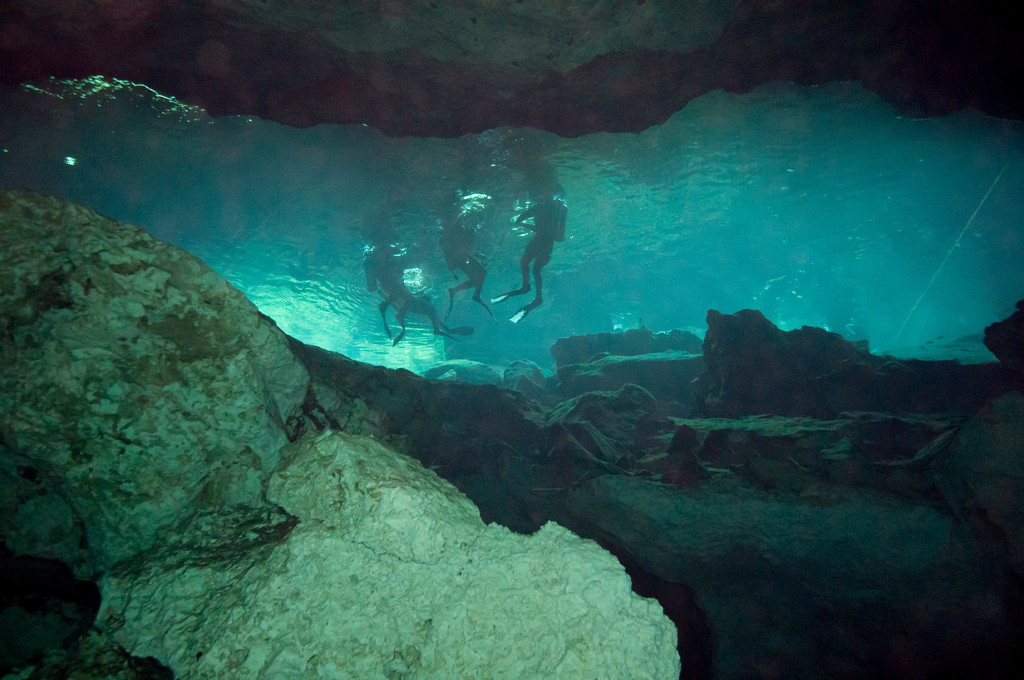
#> input picture data/raw/000a045a0715d64d.jpg, 1024 x 680 px; its folder holds only this picture in this run
$ python resize_images.py
#> lines starting #> are read from the running program, lines starting #| are printed output that depends on the picture
import os
import glob
import cv2

if __name__ == "__main__":
    import argparse

    parser = argparse.ArgumentParser(
        description="Resize raw images to uniformed target size."
    )
    parser.add_argument(
        "--raw-dir",
        help="Directory path to raw images.",
        default="./data/raw",
        type=str,
    )
    parser.add_argument(
        "--save-dir",
        help="Directory path to save resized images.",
        default="./data/images",
        type=str,
    )
    parser.add_argument(
        "--ext", help="Raw image files extension to resize.", default="jpg", type=str
    )
    parser.add_argument(
        "--target-size",
        help="Target size to resize as a tuple of 2 integers.",
        default="(800, 600)",
        type=str,
    )
    args = parser.parse_args()

    raw_dir = args.raw_dir
    save_dir = args.save_dir
    ext = args.ext
    target_size = eval(args.target_size)
    msg = "--target-size must be a tuple of 2 integers"
    assert isinstance(target_size, tuple) and len(target_size) == 2, msg
    fnames = glob.glob(os.path.join(raw_dir, "*.{}".format(ext)))
    os.makedirs(save_dir, exist_ok=True)
    print(
        "{} files to resize from directory `{}` to target size:{}".format(
            len(fnames), raw_dir, target_size
        )
    )
    for i, fname in enumerate(fnames):
        print(".", end="", flush=True)
        img = cv2.imread(fname)
#> img is the input picture: shape (680, 1024, 3); mean B, G, R 74.6, 78.6, 32.7
        img_small = cv2.resize(img, target_size)
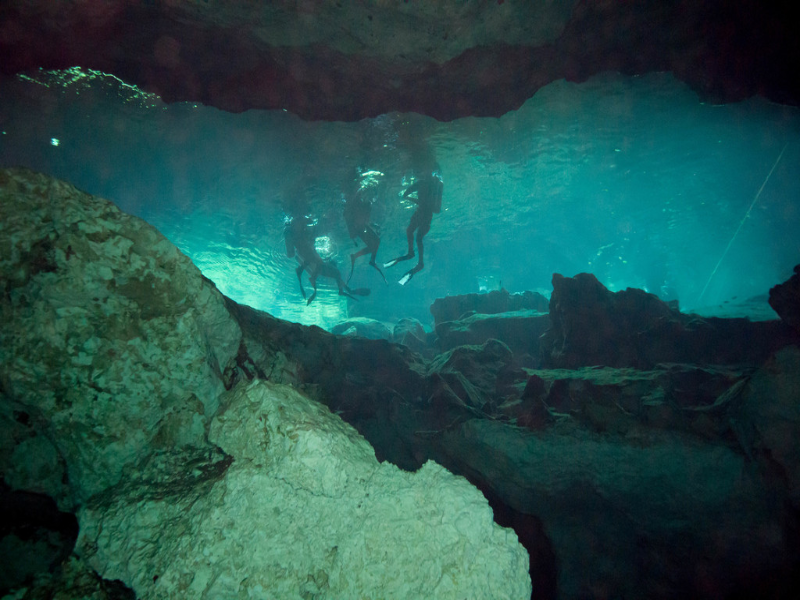
#> img_small: shape (600, 800, 3); mean B, G, R 74.5, 78.5, 32.6
#> (the run stopped early here; a loop or call above may not have finished)

$ run again, on data/raw/00a300e8b0cef4d3.jpg
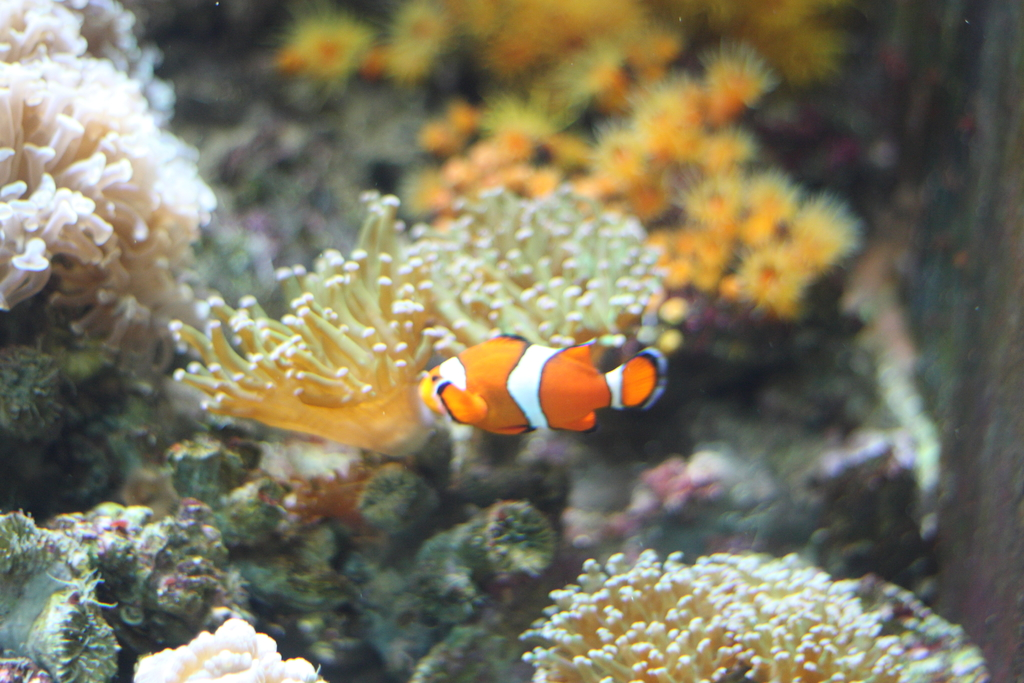
#> input picture data/raw/00a300e8b0cef4d3.jpg, 1024 x 683 px
#> img is the input picture: shape (683, 1024, 3); mean B, G, R 96.7, 117.8, 123.1
#> `img_small = cv2.resize(img, target_size)`:
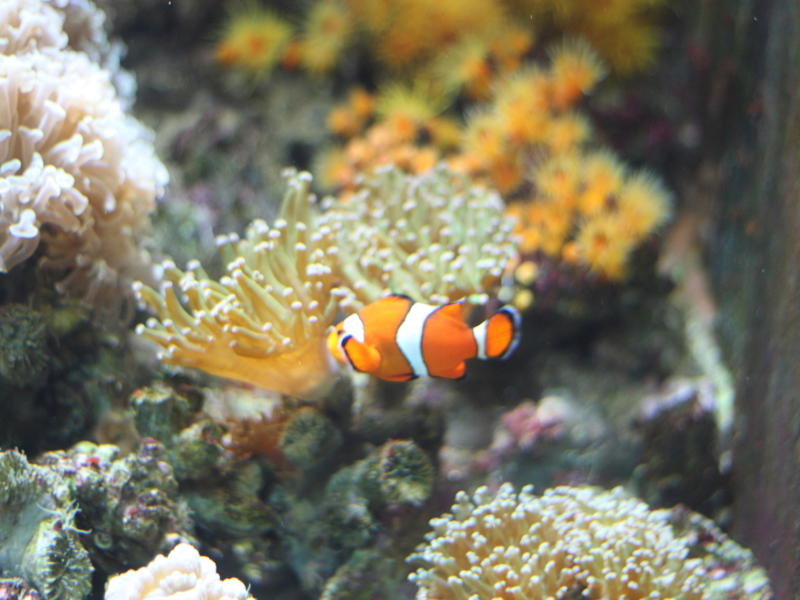
#> img_small: shape (600, 800, 3); mean B, G, R 96.6, 117.7, 123

$ run again, on data/raw/000a1249af2bc5f0.jpg
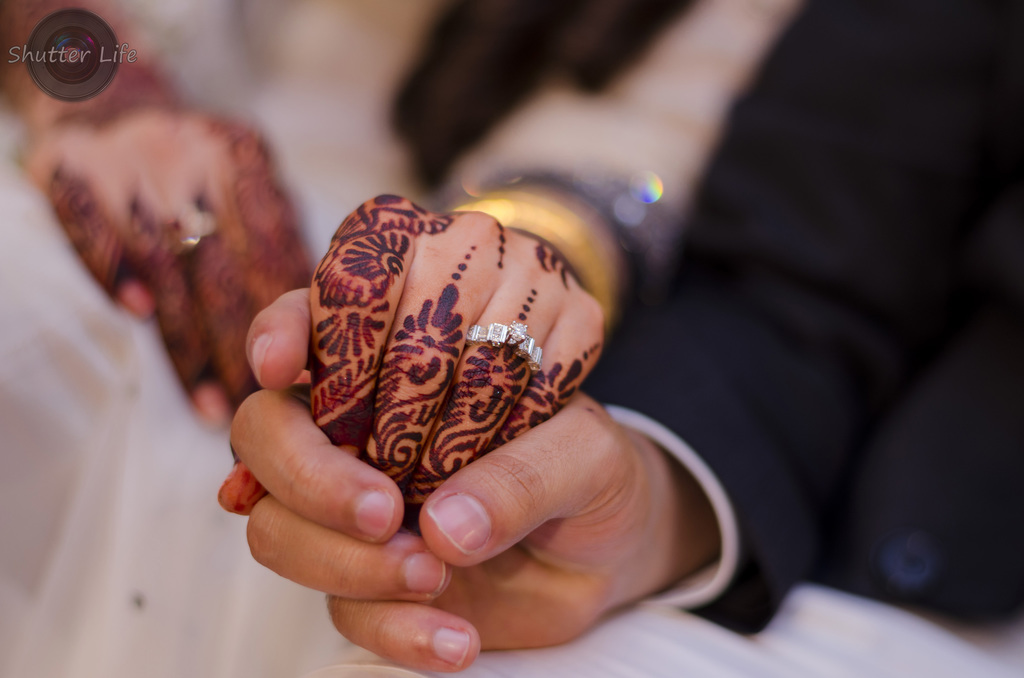
#> input picture data/raw/000a1249af2bc5f0.jpg, 1024 x 678 px
#> img is the input picture: shape (678, 1024, 3); mean B, G, R 81.8, 84.1, 111.5
#> `img_small = cv2.resize(img, target_size)`:
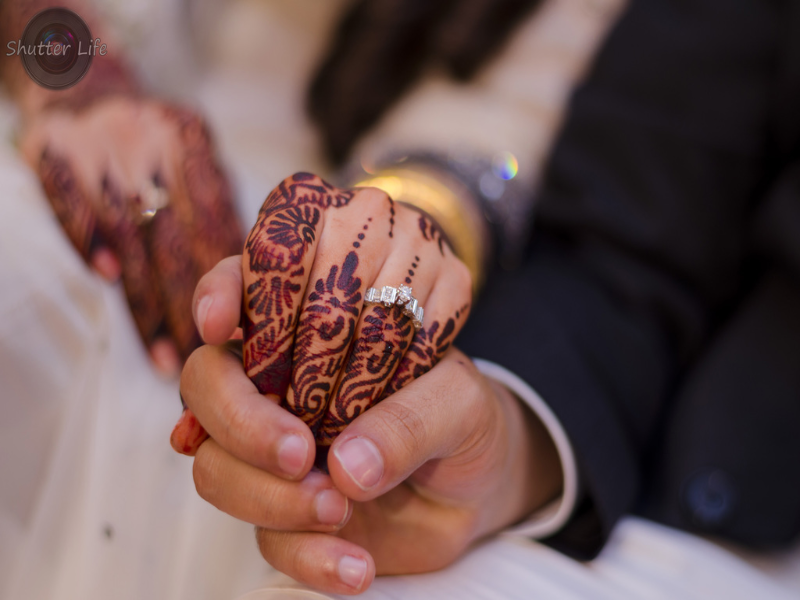
#> img_small: shape (600, 800, 3); mean B, G, R 81.7, 84, 111.5
